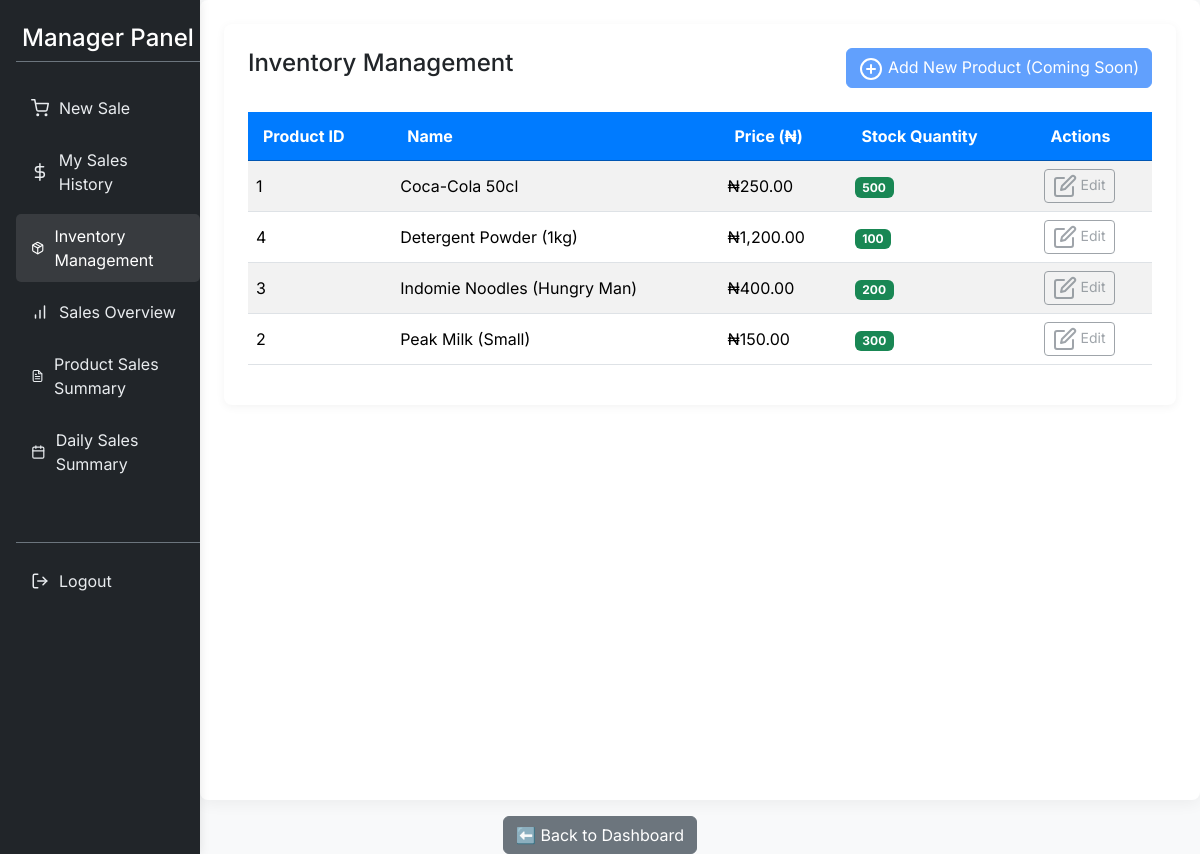
/inventory_management.php (signed in), run on the app's committed database.
### tables this page shows
CREATE TABLE `products` (
  `id` int(11) NOT NULL,
  `name` varchar(255) NOT NULL,
  `description` text DEFAULT NULL,
  `price` decimal(10,2) NOT NULL,
  `stock_quantity` int(11) NOT NULL DEFAULT 0,
  `created_at` timestamp NOT NULL DEFAULT current_timestamp(),
  `updated_at` timestamp NOT NULL DEFAULT current_timestamp() ON UPDATE current_timestamp()
);

### inventory_management.php (the view, shortened to what this page needs)
<?php
require_once 'db_connect.php';
$roleTitle = ucfirst($_SESSION['role']);
$products = [];
try {
    $stmt = $conn->prepare("SELECT id, name, price, stock_quantity FROM products ORDER BY name ASC");
    $stmt->execute();
    $result = $stmt->get_result();
    $products = $result->fetch_all(MYSQLI_ASSOC);
} catch (mysqli_sql_exception $e) {
    error_log("Error fetching product inventory: " . $e->getMessage());
    $error_message = "Could not retrieve product inventory. Please try again later.";
}
?>
<!DOCTYPE html>
<html lang="en">
<head>
    <link href="https://cdn.jsdelivr.net/npm/bootstrap@5.3.3/dist/css/bootstrap.min.css" rel="stylesheet">
</head>
<body>
<div class="container-fluid">
    <div class="row">
        <nav class="col-md-3 col-lg-2 d-md-block bg-dark text-white sidebar py-3">
            <h4 class="text-white ms-3 py-2 text-center border-bottom border-secondary mb-4">
                <?php echo htmlspecialchars($roleTitle); ?> Panel
            </h4>
            <ul class="nav flex-column ms-3">
                <li class="nav-item mb-2">
                    <a class="nav-link" href="my_dashboard.php">
                        <span data-feather="shopping-cart"></span> New Sale
                    </a>
                </li>
                <li class="nav-item mb-2">
                    <a class="nav-link" href="my_sales_history.php">
                        <span data-feather="dollar-sign"></span> My Sales History
                    </a>
                </li>
                <?php if (in_array($_SESSION['role'], ['admin', 'manager'])) : ?>
                    <li class="nav-item mb-2">
                        <a class="nav-link active" aria-current="page" href="inventory_management.php">
                            <span data-feather="package"></span> Inventory Management
                        </a>
                    </li>
                    <li class="nav-item mb-2">
                        <a class="nav-link" href="sales_overview.php">
                            <span data-feather="bar-chart"></span> Sales Overview
                        </a>
                    </li>
                    <li class="nav-item mb-2">
                        <a class="nav-link" href="product_sales_summary.php">
                            <span data-feather="file-text"></span> Product Sales Summary
                        </a>
                    </li>
                    <li class="nav-item mb-2">
                        <a class="nav-link" href="daily_sales_summary.php">
                            <span data-feather="calendar"></span> Daily Sales Summary
                        </a>
                    </li>
                <?php endif; ?>
                <li class="nav-item mt-5 pt-3 border-top border-secondary">
                    <a class="nav-link text-danger" href="logout.php">
                        <span data-feather="log-out"></span> Logout
                    </a>
                </li>
            </ul>
        </nav>
        <main class="col-md-9 ms-sm-auto col-lg-10 px-md-4 py-4">
            <div class="card p-4">
                <div class="d-flex justify-content-between align-items-center mb-4">
                    <h2 class="h4">Inventory Management</h2>
                    <?php if ($_SESSION['role'] === 'admin' || $_SESSION['role'] === 'manager') : ?>
                        <a href="#" class="btn btn-primary disabled">
                            <span data-feather="plus-circle"></span> Add New Product (Coming Soon)
                        </a>
                    <?php endif; ?>
                </div>
                <?php if (empty($products)): ?>
                    <div class="alert alert-info text-center" role="alert">
                        No products found in inventory.
                    </div>
                <?php else: ?>
                    <div class="table-responsive">
                        <table class="table table-striped table-hover align-middle">
                            <thead>
                                <tr>
                                    <th>Product ID</th>
                                    <th>Name</th>
                                    <th>Price (₦)</th>
                                    <th>Stock Quantity</th>
                                    <?php if ($_SESSION['role'] === 'admin' || $_SESSION['role'] === 'manager') : ?>
                                        <th>Actions</th>
                                    <?php endif; ?>
                                </tr>
                            </thead>
                            <tbody>
                                <?php foreach ($products as $product): ?>
                                    <tr>
                                        <td><?php echo htmlspecialchars($product['id']); ?></td>
                                        <td><?php echo htmlspecialchars($product['name']); ?></td>
                                        <td>₦<?php echo number_format($product['price'], 2); ?></td>
                                        <td>
                                            <span class="badge <?php echo ($product['stock_quantity'] < 10) ? 'bg-danger' : (($product['stock_quantity'] < 50) ? 'bg-warning text-dark' : 'bg-success'); ?>">
                                                <?php echo htmlspecialchars($product['stock_quantity']); ?>
                                            </span>
                                        </td>
                                        <?php if ($_SESSION['role'] === 'admin' || $_SESSION['role'] === 'manager') : ?>
                                            <td>
                                                <a href="#" class="btn btn-sm btn-outline-secondary disabled" title="Edit Product">
                                                    <span data-feather="edit"></span> Edit
                                                </a>
                                            </td>
                                        <?php endif; ?>
                                    </tr>
                                <?php endforeach; ?>
                            </tbody>
                        </table>
                    </div>
                <?php endif; ?>
            </div>
        </main>
    </div>
    <div class="text-center">
        <a href="my_dashboard.php" class="btn btn-secondary mt-3">⬅️ Back to Dashboard</a>
    </div>
</div>
</body>
</html>

### inventory_management.php (style rules this page uses)
body { font-family: 'Inter', sans-serif; background-color: #f8f9fa; color: #343a40; }
.sidebar { position: fixed; top: 0; bottom: 0; left: 0; z-index: 1000; padding: 48px 0 0; box-shadow: 0 0 10px rgba(0, 0, 0, 0.1); background-color: #212529 !important; }
.sidebar .nav-link { color: #e9ecef !important; transition: background-color 0.2s ease, color 0.2s ease; padding: 10px 15px; border-radius: 5px; display: flex; align-items: center; }
.sidebar .nav-link svg { margin-right: 10px; width: 18px; height: 18px; stroke-width: 2; }
.sidebar .nav-link:hover, .sidebar .nav-link.active { background-color: rgba(255, 255, 255, 0.1); color: #fff !important; }
main { margin-left: 25%; background-color: #fff; padding: 30px !important; border-radius: 8px; box-shadow: 0 4px 15px rgba(0, 0, 0, 0.05); min-height: 100vh; }
@media (min-width: 768px) { main { margin-left: calc(25% / 12 * 10); padding-left: calc(2 * 100vw / 12 + 1.5rem) !important; } }
.card { border: none; border-radius: 8px; box-shadow: 0 2px 10px rgba(0, 0, 0, 0.05); margin-bottom: 25px; }
.table thead th { background-color: #007bff; color: #fff; border-color: #0056b3; padding: 12px 15px; vertical-align: middle; }

### data on the page
products: id "1", name "Coca-Cola 50cl", price "250.00", stock_quantity "500"
products: id "4", name "Detergent Powder (1kg)", price "1,200.00", stock_quantity "100"
products: id "3", name "Indomie Noodles (Hungry Man)", price "400.00", stock_quantity "200"
products: id "2", name "Peak Milk (Small)", price "150.00", stock_quantity "300"

### other printed values
$roleTitle "Manager"
